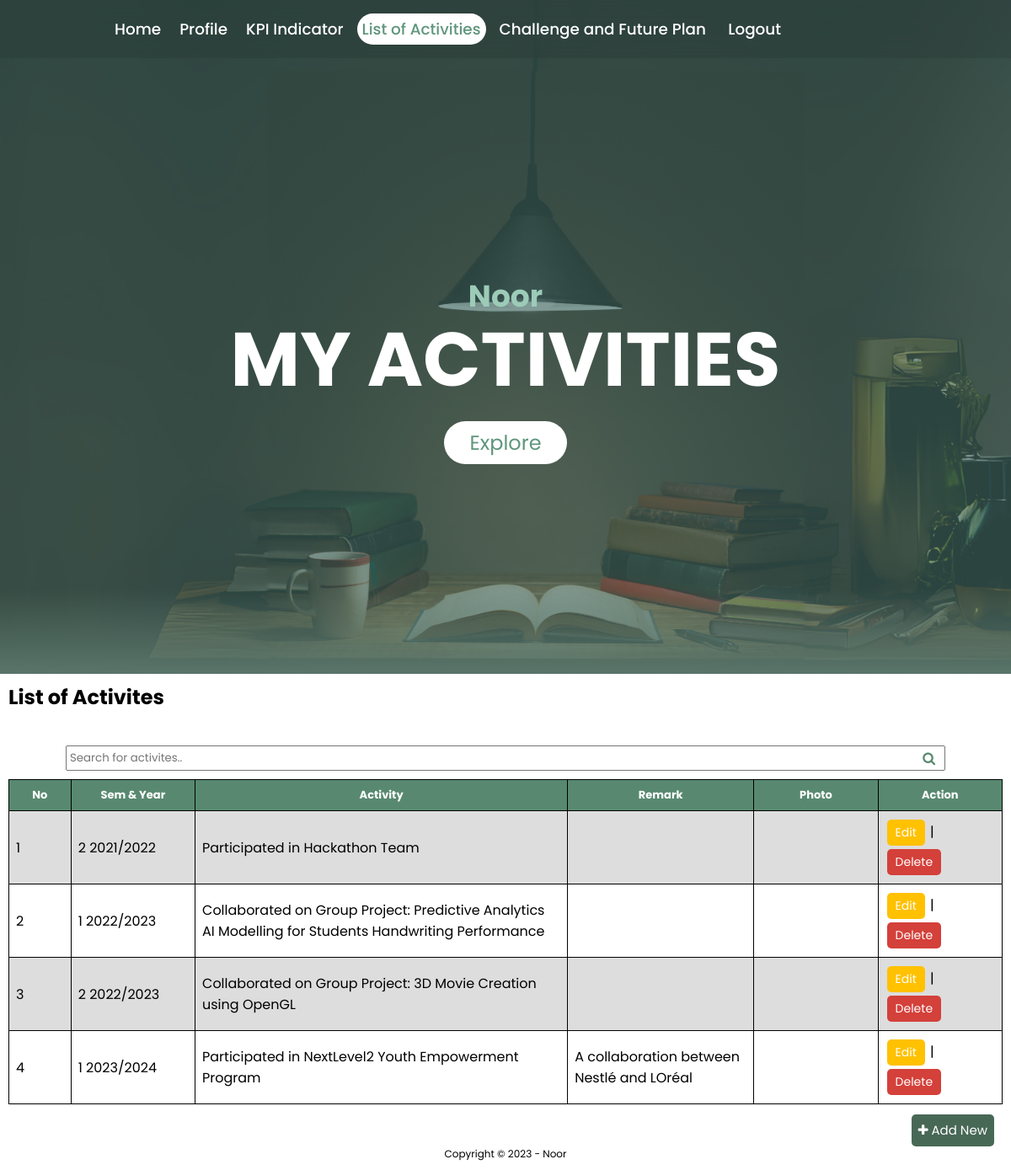
The app's page /my_activities.php (signed in) with its own data.
### tables this page shows
CREATE TABLE `profile` (
  `id` int(4) NOT NULL,
  `userID` int(11) DEFAULT NULL,
  `username` varchar(255) DEFAULT NULL,
  `program` varchar(50) DEFAULT NULL,
  `mentor` varchar(255) DEFAULT NULL,
  `motto` text DEFAULT NULL,
  `img_path` varchar(20) DEFAULT 'photo.png'
);

CREATE TABLE `activity` (
  `act_id` int(11) NOT NULL,
  `userID` int(11) NOT NULL,
  `sem` int(3) NOT NULL,
  `year` varchar(10) NOT NULL,
  `activity` text NOT NULL,
  `remark` text DEFAULT NULL,
  `img_path` varchar(50) DEFAULT NULL
);

### my_activities.php (the view, shortened to what this page needs)
<?php
include("config.php");
?>
<!DOCTYPE html>
<html>
<head>
    <link rel="stylesheet" href="css/style.css">
    <link rel="stylesheet" href="https://cdnjs.cloudflare.com/ajax/libs/font-awesome/4.7.0/css/font-awesome.min.css">
</head>
<body>
    <section class="sec-1">
        <div class="header">
            <div class="menu">
                <?php
                    if(isset($_SESSION["UID"])){
                        include 'logged_menu.php';
                    }
                    else {
                        header("location:index.php");
                    }
                ?>
            </div>
            <?php
                $sql = "SELECT profile.username
                FROM profile
                WHERE profile.userID = ?";
                $stmt = mysqli_prepare($conn, $sql);
                mysqli_stmt_bind_param($stmt, "s", $_SESSION["UID"]);
                mysqli_stmt_execute($stmt);
                $result = mysqli_stmt_get_result($stmt);
                if (mysqli_num_rows($result) > 0) {
                    $row = mysqli_fetch_assoc($result);
                    $username = $row["username"];
                    echo '<h3 id="myName">' . $username . '</h3>';
                }
            ?>
            <h1 id="title">MY ACTIVITIES</h1>
            <br>
            <br>
            <a href="#sec-2" class="scrollDown" id="exploreBtn">
                 Explore
            </a>
        </div>
    </section>
    <section class="sec-2" id="sec-2">
        <h2 style="padding: 10px;" >List of Activites</h2>
        <div style="padding: 10px;" id="activity">
            <div style="text-align: center; padding:10px;">
                <form action="my_activities_search.php" method="post">
                    <div style="text-align: center; padding-top:10px;">
                        <div class="searchWrapper">
                            <input type="text" name="search" id="search" onkeyup="searchFunction()" placeholder="Search for activites.." title="Type in a challenge">
                        </div>
                    </div>
                </form>
            </div>
            <div class="table-container">
                <table border="1" width="100%" id="projectable">
                    <tr>
                        <th width="5%">No</th>
                        <th width="10%">Sem & Year</th>
                        <th width="30%">Activity</th>
                        <th width="15%">Remark</th>
                        <th width="10%">Photo</th>
                        <th width="10%">Action</th>
                    </tr>
                    <?php
                        $sql = "SELECT * FROM activity WHERE userID=". $_SESSION["UID"];
                        $result = mysqli_query($conn, $sql);
                        if (mysqli_num_rows($result) > 0) {
                            $numrow=1;
                            while($row = mysqli_fetch_assoc($result)) {
                                echo "<tr>";
                                echo "<td>" . $numrow . "</td><td>". $row["sem"] . " " . $row["year"]. "</td><td>" . $row["activity"] .
                                    "</td><td>" . $row["remark"] . "</td><td>";
                                echo "</td>";
                                echo '<td> <a class="editBtn" href="my_activities_edit.php?id=' . $row["act_id"] . '">Edit</a>&nbsp;|&nbsp;';
                                echo '<a class="deleteBtn" href="my_activities_delete.php?id=' . $row["act_id"] . '&img_path=' . $row["img_path"] . '" onClick="return confirm(\'Delete?\');">Delete</a> </td>';
                                echo "</tr>" . "\n\t\t";
                                $numrow++;
                            }
                        } else {
                            echo '<tr><td colspan="7">0 results</td></tr>';
                        }
                    ?>
                </table>
                <button type="button" id="new" onclick="show_AddEntry()" data-state="add">
                    <i class="fa fa-plus" aria-hidden="true"></i> Add New
                </button>
            </div>
        </div>
<footer>
    <p>Copyright &#169; 2023 - Noor</p>
</footer>
</body>
</html>

### css/style.css (style rules this page uses)
* { margin: 0; padding: 0; box-sizing: border-box; font-family: "Poppins", sans-serif; scroll-behavior: smooth; }
p { margin: 10px; }
.sec-1 { position: relative; width: 100%; height: 100vh; padding: 100px; display: flex; justify-content: center; align-items: center; overflow: hidden; background-image: url('../img/banner.png'); background-size: cover; background-position: center; color: #fff; text-align: center; }
.sec-1::before { content: ''; position: absolute; bottom: 0; width: 100%; height: 100px; background: linear-gradient(to top, #5a756a, transparent); z-index: 100; }
#title { position: absolute; top: 45%; left: 50%; transform: translate(-50%, 0%); color: #fff; white-space: nowrap; font-size: 7.5vw; z-index: 9; }
#myName { position: absolute; top: 35%; left: 50%; transform: translate(-50%, 80%); color: #9CCBB8; white-space: nowrap; font-size: 3vw; z-index: 9; }
#exploreBtn { text-decoration: none; display: inline-block; padding: 8px 30px; border-radius: 40px; background: #fff; color: #5F967C; font-size: 1.5em; z-index: 10; transform: translateY(100px); cursor: pointer; }
.scrollDown::before, .scrollDown::after { content: ''; position: absolute; top: 20%; left: 50%; height: 10px; width: 10px; transform: translate(-50%,-50%) ; }
.scrollDown::after { top: 30%; }
footer { margin-top: 40px; text-align: center; font-size: 12px; }
h1 { font-size: 65px; }
td { height: 40px; font-size: 16px; }
#projectable { border-collapse: collapse; width: 100%; padding-left: 30px; }
#projectable td, #projectable th { border: 1px solid black; padding: 8px; }
#projectable th { text-align: center; }
#projectable tr:nth-child(even) { background-color: #ddd; }
#projectable th { text-align: center; background-color: #588970; color: white; font-size: 13px; }
#projectable td { color: black; }
td a { text-decoration: none; padding: 5px 10px; border-radius: 5px; color: white; text-decoration: none; font-size: 14px; }
a.deleteBtn { background-color: #D4403A; display: inline-block; margin: 2px 2px; }
a.editBtn { background-color: #ffc100; display: inline-block; margin: 2px 2px; }
.table-container { position: relative; }
div button#new { position: absolute; bottom: -50px; right: 10px; text-align: right; padding: 8px; font-size: 15px; line-height: 1.5; border-radius: 5px; color: #fff; background-color: #486856; border: 0; transition: 0.2s; cursor: pointer; }
.searchWrapper { position: relative; }
.searchWrapper input { width: 90%; padding: 3px; padding-right: 40px; }

### records on screen
profile: username "Noor"
activity: sem "2", year "2021/2022", activity "Participated in Hackathon Team"
activity: sem "1", year "2022/2023", activity "Collaborated on Group Project: Predictive Analytics AI Modelling for Students Handwriting Performance"
activity: sem "2", year "2022/2023", activity "Collaborated on Group Project: 3D Movie Creation using OpenGL"
activity: sem "1", year "2023/2024", activity "Participated in NextLevel2 Youth Empowerment Program", remark "A collaboration between Nestlé and LOréal"
